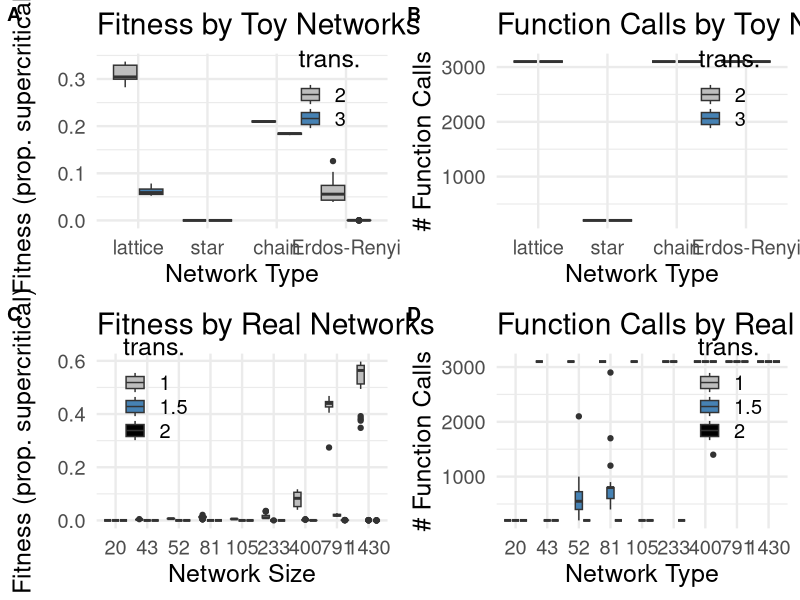

This chart was generated by the following R code:
# Analysis of data for EvoComp Project
# P. Alexander Burnham
# November 25, 2019


library(dplyr)
library(ggplot2)


# read in our data for 20 reps of 3 trans values for 9 different nws
RealData <- read.csv("realNWdata1.csv",
                     header = FALSE,
                     stringsAsFactors = FALSE)

# add names
names(RealData) <- c('Fitness', 'Func.Calls', "Transcendence", 'Network.Size')

# convert to character values
RealData$Transcendence <- as.character(RealData$Transcendence)
RealData$Network.Size <- as.factor(RealData$Network.Size)

# plot figures for fittness
fr <- ggplot(RealData, aes(y = Fitness, x = Network.Size, fill = Transcendence)) + 
  geom_boxplot() +
  theme_minimal(base_size = 18) +
  labs(x="Network Size", y = "Fitness (prop. supercritical)", title = 'Fitness by Real Networks') +
  theme(legend.position=c(.2, .8)) +
  scale_fill_manual(values = c('grey', 'steelblue', 'black'), name = "trans.")




# read in our data 20 reps for four toy nworks for 2 trans values
toyData <- read.csv("toyNWdata.csv",
                    header = FALSE,
                    stringsAsFactors = FALSE)

# add names
names(toyData) <- c('Fitness', 'Func.Calls', 'Network' , "Transcendence")

# make numeric values character strings
toyData$Network <- as.factor(toyData$Network)
toyData$Transcendence <- as.character(toyData$Transcendence)

# change factor names to real names of nws
toyData$Network <- factor(toyData$Network, levels = c('1', '2', '3','4'),
                          labels = c('lattice', 'star', 'chain', 'Erdos-Renyi'))
# plot figures for fittness
ft <- ggplot(toyData, aes(y = Fitness, x = Network, fill = Transcendence)) +
  geom_boxplot() +
  theme_minimal(base_size = 18) +
  labs(x="Network Type", y = "Fitness (prop. supercritical)", title = 'Fitness by Toy Networks') +
  theme(legend.position=c(.8, .8)) + 
  scale_fill_manual(values = c('grey', 'steelblue'), name = "trans.")


# plot figures for calls
ct <- ggplot(toyData, aes(y = Func.Calls, x = Network, fill = Transcendence)) +
  geom_boxplot() +
  theme_minimal(base_size = 18) +
  labs(x="Network Type", y = "# Function Calls", title = 'Function Calls by Toy Networks') +
  theme(legend.position=c(.8, .8)) + 
  scale_fill_manual(values = c('grey', 'steelblue'), name = "trans.")


# plot figures for calls
cr <- ggplot(RealData, aes(y = Func.Calls, x = Network.Size, fill = Transcendence)) +
  geom_boxplot() +
  theme_minimal(base_size = 18) +
  labs(x="Network Type", y = "# Function Calls", title = 'Function Calls by Real Networks') +
  theme(legend.position=c(.8, .8)) + 
  scale_fill_manual(values = c('grey', 'steelblue', 'black'), name = "trans.")

library(cowplot)

cowplot::plot_grid(ft, ct, fr, cr, labels = c("A", "B", "C", "D"), align = "v")
